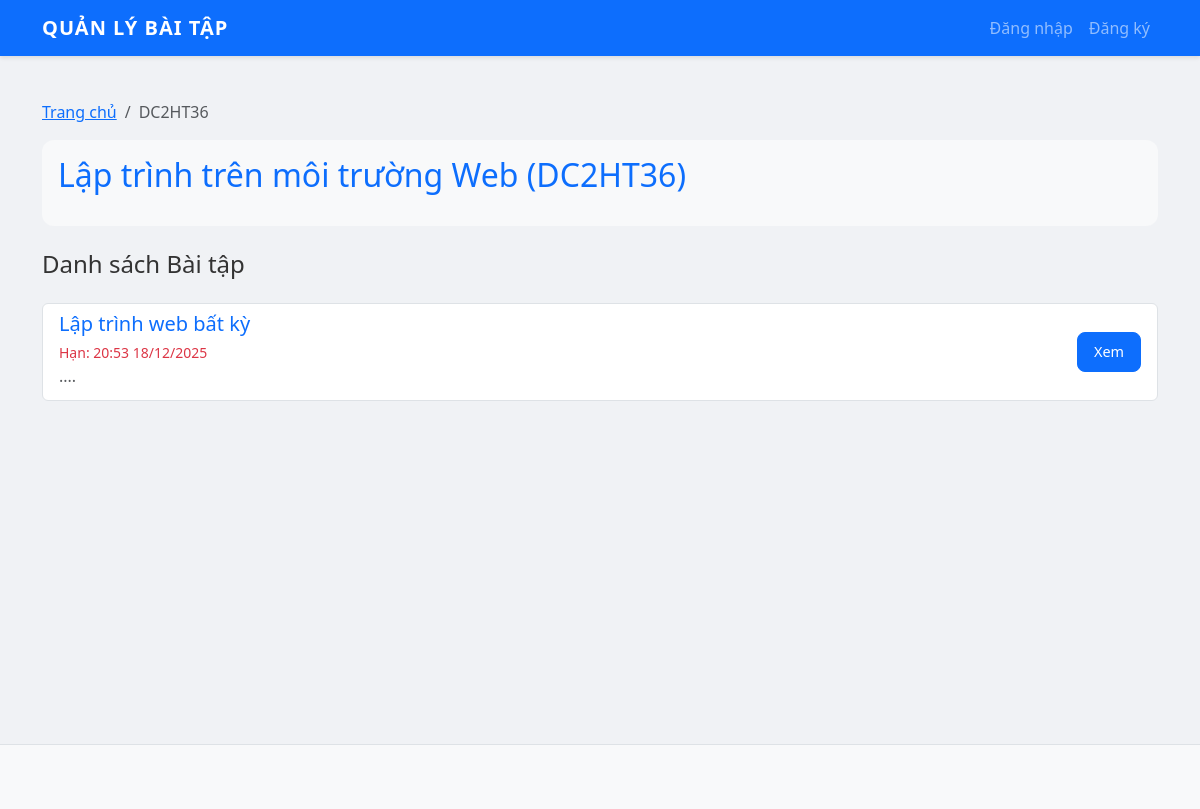
The app's page /view_subject.php?id=2 with its own data.
### tables this page shows
CREATE TABLE `subjects` (
  `id` int(11) NOT NULL,
  `name` varchar(100) NOT NULL,
  `code` varchar(20) NOT NULL,
  `description` text DEFAULT NULL,
  `teacher_id` int(11) DEFAULT NULL,
  `created_at` timestamp NOT NULL DEFAULT current_timestamp()
);

CREATE TABLE `assignments` (
  `id` int(11) NOT NULL,
  `title` varchar(200) NOT NULL,
  `description` text DEFAULT NULL,
  `deadline` datetime DEFAULT NULL,
  `created_by` int(11) DEFAULT NULL,
  `subject_id` int(11) DEFAULT NULL,
  `created_at` timestamp NOT NULL DEFAULT current_timestamp()
);

### view_subject.php (the view, shortened to what this page needs)
<?php
require_once 'includes/db.php';
require_once 'includes/header.php';
$subject_id = $_GET['id'];
$stmt = $conn->prepare("SELECT * FROM subjects WHERE id = :id");
$stmt->execute(['id' => $subject_id]);
$subject = $stmt->fetch(PDO::FETCH_ASSOC);
$stmt = $conn->prepare("SELECT * FROM assignments WHERE subject_id = :sid ORDER BY created_at DESC");
$stmt->execute(['sid' => $subject_id]);
$assignments = $stmt->fetchAll(PDO::FETCH_ASSOC);
?>
<nav aria-label="breadcrumb">
  <ol class="breadcrumb">
    <li class="breadcrumb-item"><a href="index.php">Trang chủ</a></li>
    <li class="breadcrumb-item active" aria-current="page"><?php echo $subject['code']; ?></li>
  </ol>
</nav>
<div class="card mb-4 bg-light">
    <div class="card-body">
        <h2 class="text-primary"><?php echo $subject['name']; ?> (<?php echo $subject['code']; ?>)</h2>
    </div>
</div>
<div class="d-flex justify-content-between align-items-center mb-3">
    <h4>Danh sách Bài tập</h4>
</div>
<div class="list-group">
    <?php if (count($assignments) > 0): ?>
        <?php foreach ($assignments as $row): ?>
            <div class="list-group-item list-group-item-action">
                <div class="d-flex w-100 justify-content-between align-items-center">
                    <div>
                        <a href="view_assignment.php?id=<?php echo $row['id']; ?>" class="text-decoration-none">
                            <h5 class="mb-1"><?php echo htmlspecialchars($row['title']); ?></h5>
                        </a>
                        <small class="text-danger">Hạn: <?php echo date("H:i d/m/Y", strtotime($row['deadline'])); ?></small>
                        <p class="mb-1 text-muted"><?php echo htmlspecialchars(substr($row['description'], 0, 100)); ?>...</p>
                    </div>
                    <div class="ms-3">
                        <a href="view_assignment.php?id=<?php echo $row['id']; ?>" class="btn btn-primary btn-sm">
                            Xem
                        </a>
                    </div>
                </div>
            </div>
        <?php endforeach; ?>
    <?php else: ?>
        <div class="alert alert-warning">Chưa có bài tập nào trong môn này.</div>
    <?php endif; ?>
</div>
<?php require_once 'includes/footer.php'; ?>

### css/style.css (style rules this page uses)
body { background-color: #f0f2f5; font-family: 'Segoe UI', Tahoma, Geneva, Verdana, sans-serif; color: #333; }
.card { border: none; border-radius: 12px; transition: transform 0.2s ease, box-shadow 0.2s ease; background-color: #ffffff; }
.btn { border-radius: 8px; font-weight: 500; padding: 8px 16px; }
.btn-sm { font-size: 0.9rem; }

### records on screen
subjects: code "DC2HT36", name "Lập trình trên môi trường Web"
assignments: title "Lập trình web bất kỳ", deadline "20:53 18/12/2025", description "."
